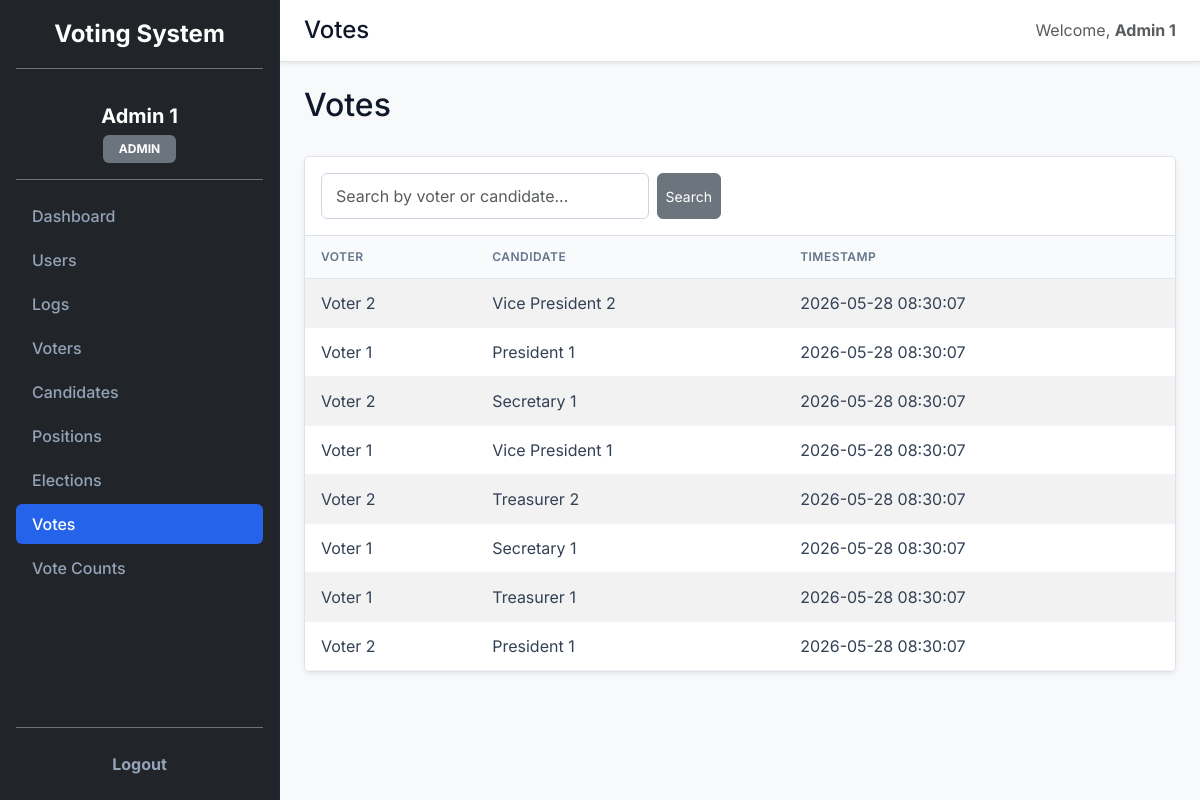
Page /admin/votes.php (signed in) on the committed database.
### tables this page shows
CREATE TABLE tbl_votes (
    vote_id INT AUTO_INCREMENT PRIMARY KEY,
    voter_id INT NOT NULL,
    candidate_id INT NOT NULL,
    vote_timestamp DATETIME DEFAULT CURRENT_TIMESTAMP,
    FOREIGN KEY (voter_id) REFERENCES tbl_voters(voter_id),
    FOREIGN KEY (candidate_id) REFERENCES tbl_candidates(candidate_id)
);

CREATE TABLE tbl_voters (
    voter_id INT AUTO_INCREMENT PRIMARY KEY,
    voter_name VARCHAR(100) NOT NULL,
    date_of_birth DATE NOT NULL,
    gender ENUM('Male', 'Female', 'Other') NOT NULL,
    contact_information VARCHAR(255) NOT NULL
);

CREATE TABLE tbl_candidates (
    candidate_id INT AUTO_INCREMENT PRIMARY KEY,
    candidate_name VARCHAR(100) NOT NULL,
    party_affiliation VARCHAR(100) NOT NULL,
    election_position VARCHAR(100) NOT NULL
);

### admin/votes.php (the view, shortened to what this page needs)
<?php
require_once '../includes/auth.php';
$page_title = 'Votes';
$search = '';
$search_param = "%$search%";
$stmt = mysqli_prepare($conn, "SELECT v.vote_id, vt.voter_name, c.candidate_name, v.vote_timestamp FROM tbl_votes v JOIN tbl_voters vt ON v.voter_id = vt.voter_id JOIN tbl_candidates c ON v.candidate_id = c.candidate_id WHERE vt.voter_name LIKE ? OR c.candidate_name LIKE ? ORDER BY v.vote_timestamp DESC");
mysqli_stmt_bind_param($stmt, 'ss', $search_param, $search_param);
mysqli_stmt_execute($stmt);
$result = mysqli_stmt_get_result($stmt);
$votes = mysqli_fetch_all($result, MYSQLI_ASSOC);
?>
<!DOCTYPE html>
<html lang="en">
<head>
    <link href="https://cdn.jsdelivr.net/npm/bootstrap@5.3.3/dist/css/bootstrap.min.css" rel="stylesheet">
</head>
<body>
    <div class="d-flex vw-100 vh-100 overflow-hidden">
        <?php $current_page = basename($_SERVER['PHP_SELF']); ?>
        <aside class="d-flex flex-column flex-shrink-0 p-3 text-bg-dark" style="width: 280px; overflow-y: auto;">
            <div class="d-flex align-items-center mb-3 text-white text-decoration-none border-bottom border-secondary pb-3 w-100"><span class="fs-4 fw-bold w-100 text-center">Voting System</span></div>
            <div class="py-3 border-bottom border-secondary w-100 text-center">
                <span class="d-block fw-bold fs-5 mb-1"><?php echo $_SESSION['full_name']; ?></span>
                <span class="badge bg-secondary px-3 py-2"><?php echo strtoupper($_SESSION['role']); ?></span>
            </div>
            <ul class="nav nav-pills flex-column mb-auto mt-3 w-100 gap-1">
                <li class="nav-item"><a href="dashboard.php" class="nav-link text-white <?php echo ($current_page === 'dashboard.php') ? 'active' : ''; ?> px-3 py-2">Dashboard</a></li>
                <li class="nav-item"><a href="users.php" class="nav-link text-white <?php echo ($current_page === 'users.php') ? 'active' : ''; ?> px-3 py-2">Users</a></li>
                <li class="nav-item"><a href="logs.php" class="nav-link text-white <?php echo ($current_page === 'logs.php') ? 'active' : ''; ?> px-3 py-2">Logs</a></li>
                <li class="nav-item"><a href="voters.php" class="nav-link text-white <?php echo ($current_page === 'voters.php') ? 'active' : ''; ?> px-3 py-2">Voters</a></li>
                <li class="nav-item"><a href="candidates.php" class="nav-link text-white <?php echo ($current_page === 'candidates.php') ? 'active' : ''; ?> px-3 py-2">Candidates</a></li>
                <li class="nav-item"><a href="positions.php" class="nav-link text-white <?php echo ($current_page === 'positions.php') ? 'active' : ''; ?> px-3 py-2">Positions</a></li>
                <li class="nav-item"><a href="elections.php" class="nav-link text-white <?php echo ($current_page === 'elections.php') ? 'active' : ''; ?> px-3 py-2">Elections</a></li>
                <li class="nav-item"><a href="votes.php" class="nav-link text-white <?php echo ($current_page === 'votes.php') ? 'active' : ''; ?> px-3 py-2">Votes</a></li>
                <li class="nav-item"><a href="vote_counts.php" class="nav-link text-white <?php echo ($current_page === 'vote_counts.php') ? 'active' : ''; ?> px-3 py-2">Vote Counts</a></li>
            </ul>
            <div class="mt-auto w-100 border-top border-secondary pt-3">
                <a href="../logout.php" class="nav-link text-danger fw-bold px-3 py-2 text-center w-100">Logout</a>
            </div>
        </aside>
        <div class="d-flex flex-column flex-grow-1 overflow-auto bg-light">
            <header class="d-flex justify-content-between align-items-center px-4 py-3 bg-white border-bottom shadow-sm">
                <h1 class="page-title fs-4 mb-0"><?php echo $page_title; ?></h1>
                <div class="text-muted"><span>Welcome, <strong><?php echo $_SESSION['full_name']; ?></strong></span></div>
            </header>
            <main class="p-4 flex-grow-1">
<div class="d-flex justify-content-between align-items-center mb-4">
    <h2><?php echo $page_title; ?></h2>
</div>
<div class="table-responsive bg-white rounded shadow-sm border mb-4">
    <div class="d-flex justify-content-between align-items-center p-3 border-bottom bg-white">
        <form method="GET" action="" class="d-flex gap-2 w-100" style="max-width: 400px;">
            <input type="text" name="search" class="form-control" placeholder="Search by voter or candidate..." value="<?php echo $search; ?>">
            <button type="submit" class="btn btn-secondary btn-sm">Search</button>
        </form>
    </div>
    <table class="table table-striped table-hover align-middle">
        <thead>
            <tr>
                <th>Voter</th>
                <th>Candidate</th>
                <th>Timestamp</th>
            </tr>
        </thead>
        <tbody>
            <?php foreach ($votes as $vote) { ?>
            <tr>
                <td><?php echo $vote['voter_name']; ?></td>
                <td><?php echo $vote['candidate_name']; ?></td>
                <td><?php echo $vote['vote_timestamp']; ?></td>
            </tr>
            <?php } ?>
        </tbody>
    </table>
</div>
            </main>
        </div>
    </div>
</body>
</html>

### includes/style.php (style rules this page uses)
body { font-family: 'Inter', system-ui, -apple-system, sans-serif; background-color: #f8fafc; color: #0f172a; }
aside { background-color: #0f172a !important; border-right: 1px solid #1e293b; }
.nav-link { border-radius: 6px; font-weight: 500; padding: 10px 16px; color: #94a3b8 !important; transition: none; }
.nav-link.active { background-color: #2563eb !important; color: #ffffff !important; }
.table-responsive { border: 1px solid #e2e8f0; border-radius: 8px; overflow: hidden; }
.table { margin-bottom: 0; }
.table th { font-weight: 600; text-transform: uppercase; font-size: 0.75rem; letter-spacing: 0.5px; background-color: #f8fafc; color: #64748b; border-bottom: 1px solid #e2e8f0; padding: 12px 16px; }
.table td { padding: 12px 16px; color: #334155; border-bottom: 1px solid #f1f5f9; }
.btn-secondary { border-radius: 6px; }
.form-control, .form-select { border-radius: 6px; border: 1px solid #cbd5e1; padding: 10px 14px; }

### rows in the picture
tbl_votes: voter.voter_name "Voter 2", candidate.candidate_name "Vice President 2", vote_timestamp "2026-05-28 08:30:07"
tbl_votes: voter.voter_name "Voter 1", candidate.candidate_name "President 1", vote_timestamp "2026-05-28 08:30:07"
tbl_votes: voter.voter_name "Voter 2", candidate.candidate_name "Secretary 1", vote_timestamp "2026-05-28 08:30:07"
tbl_votes: voter.voter_name "Voter 1", candidate.candidate_name "Vice President 1", vote_timestamp "2026-05-28 08:30:07"
tbl_votes: voter.voter_name "Voter 2", candidate.candidate_name "Treasurer 2", vote_timestamp "2026-05-28 08:30:07"
tbl_votes: voter.voter_name "Voter 1", candidate.candidate_name "Secretary 1", vote_timestamp "2026-05-28 08:30:07"
tbl_votes: voter.voter_name "Voter 1", candidate.candidate_name "Treasurer 1", vote_timestamp "2026-05-28 08:30:07"
tbl_votes: voter.voter_name "Voter 2", candidate.candidate_name "President 1", vote_timestamp "2026-05-28 08:30:07"

### other values in the picture
$_SESSION['full_name'] "Admin 1"
$_SESSION['role'] "ADMIN"
$page_title "Votes"
